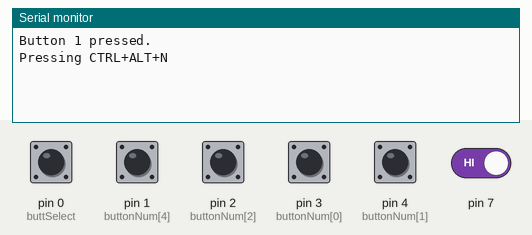
A sketch run on a simulated Arduino Leonardo, built with avr-gcc and run on an emulated ATmega32U4. On the bench: the last lines printed to the serial monitor. The test bench sets the inputs (shaded band); at power-on: pin 0 (buttSelect), pin 1 (buttonNum[4]), pin 2 (buttonNum[2]), pin 3 (buttonNum[0]), pin 4 (buttonNum[1]), pin 7 HIGH. USB keyboard and mouse output is not drawn.

Above: at 1.2 s.
1.3 s: pin 0 (buttSelect) pulled LOW for 0.15 s
At 2.5 s:
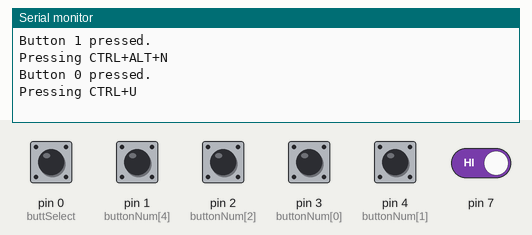
2.9 s: pin 2 (buttonNum[2]) pulled LOW for 0.15 s
At 3.5 s:
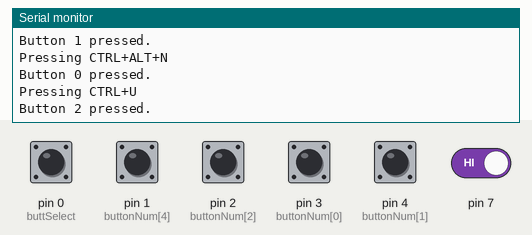
4.5 s: pin 3 (buttonNum[0]) pulled LOW for 0.15 s
At 5.5 s:
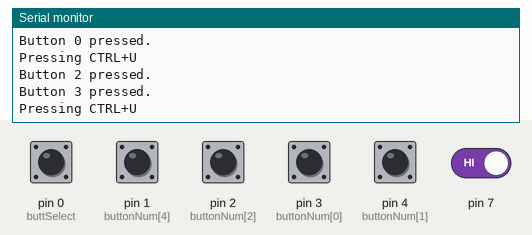
6.1 s: pin 7 driven LOW
At 6.7 s:
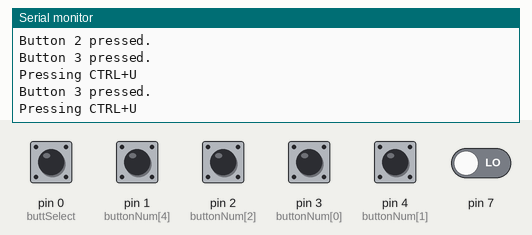
9.1 s: pin 4 (buttonNum[1]) pulled LOW for 0.15 s
At 10.4 s:
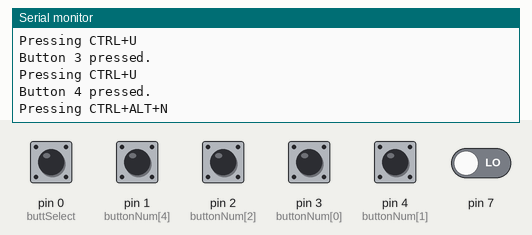
10.7 s: pin 1 (buttonNum[4]) pulsed LOW 2 times (0.12 s each, 0.3 s apart)
Timing chart, 0 to 13.7 s (numbered marks = the images above; inputs shaded):
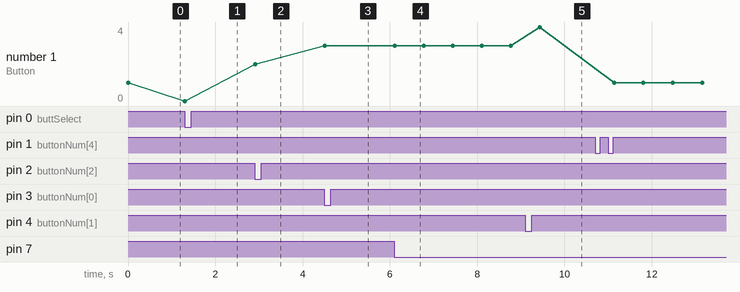

The sketch:

DIYhotkey.ino
```cpp
/*
  DIY Arcade HotKey

  Modififed version of the KeyboardReprogram firmware -
  http://www.arduino.cc/en/Tutorial/KeyboardReprogram

  Allows you to set different buttons to be hotkeys for the computer.

*/

#include "Keyboard.h"

// use this option for OSX.
// Comment it out if using Windows or Linux:
//char ctrlKey = KEY_LEFT_GUI;
// use this option for Windows and Linux.
// leave commented out if using OSX:
char ctrlKey = KEY_LEFT_CTRL;
char altKey = KEY_LEFT_ALT;

int buttonNum[5] = {3, 4, 2, 0, 1};
int buttSelect = 0;
int buttFlag = 0;
void setup() {

  Serial.begin(115200);
  for (int x = 0; x < 5; x++) {
    pinMode(buttonNum[x], INPUT_PULLUP);
    attachInterrupt(buttonNum[x], buttPressed, LOW);
  }

  Keyboard.begin();
}

void loop() {
  while (buttFlag == 0) {
    delay(10);
  }
  Serial.print("Button ");
  Serial.print(buttSelect);
  Serial.println(" pressed.");
  switch (buttSelect) {
    case 0:
      Command0();
      break;
    case 1:
      Command1();
      break;
    case 2:
      Command2();
      break;
    case 3:
      Command0();
      break;
    case 4:
      Command1();
      delay(1000);
      Command2();
      break;
    default:
      break;
  }
  int pressed = digitalRead(buttSelect);
  while (pressed == 0) {
    pressed = digitalRead(buttSelect);
  }

  buttFlag = 0;
}

void buttPressed() {
  buttFlag = 1;
  for (int x = 0; x < 5; x++) {
    int butt = digitalRead(x);
    if (butt == LOW) {
      buttSelect = x;
      break;
    }
  }
}

//Add your own Hot-Key combinations below.


//Upload to Arduino
void Command0() {
  Serial.println("Pressing CTRL+U");
  Keyboard.press(ctrlKey);
  Keyboard.press('u');
  delay(100);
  Keyboard.releaseAll();

  delay(500);
}

void Command1() {
  Serial.println("Pressing CTRL+ALT+N");
  Keyboard.press(ctrlKey);
  Keyboard.press(altKey);
  Keyboard.press('n');
  delay(100);
  Keyboard.releaseAll();

  delay(500);
}

void Command2() {
  Keyboard.println("HelloWorld");
  }
void Command3() {}

void Command4() {}
```

Measured:
- after the input at 1.3 s, the serial monitor: prints a new line at once (image 1)
- after the input at 2.9 s, the serial monitor: prints a new line at once (image 2)
- after the input at 4.5 s, the serial monitor: prints a new line at once (image 3)
- after the input at 9.1 s, the serial monitor: prints a new line after 0.33 s (image 5)
- plotted number 1: 1 → 0 after the input at 1.3 s, 0 → 2 after the input at 2.9 s, 2 → 3 after the input at 4.5 s, 3 → 4 after the input at 9.1 s, 4 → 1 after the input at 10.7 s
